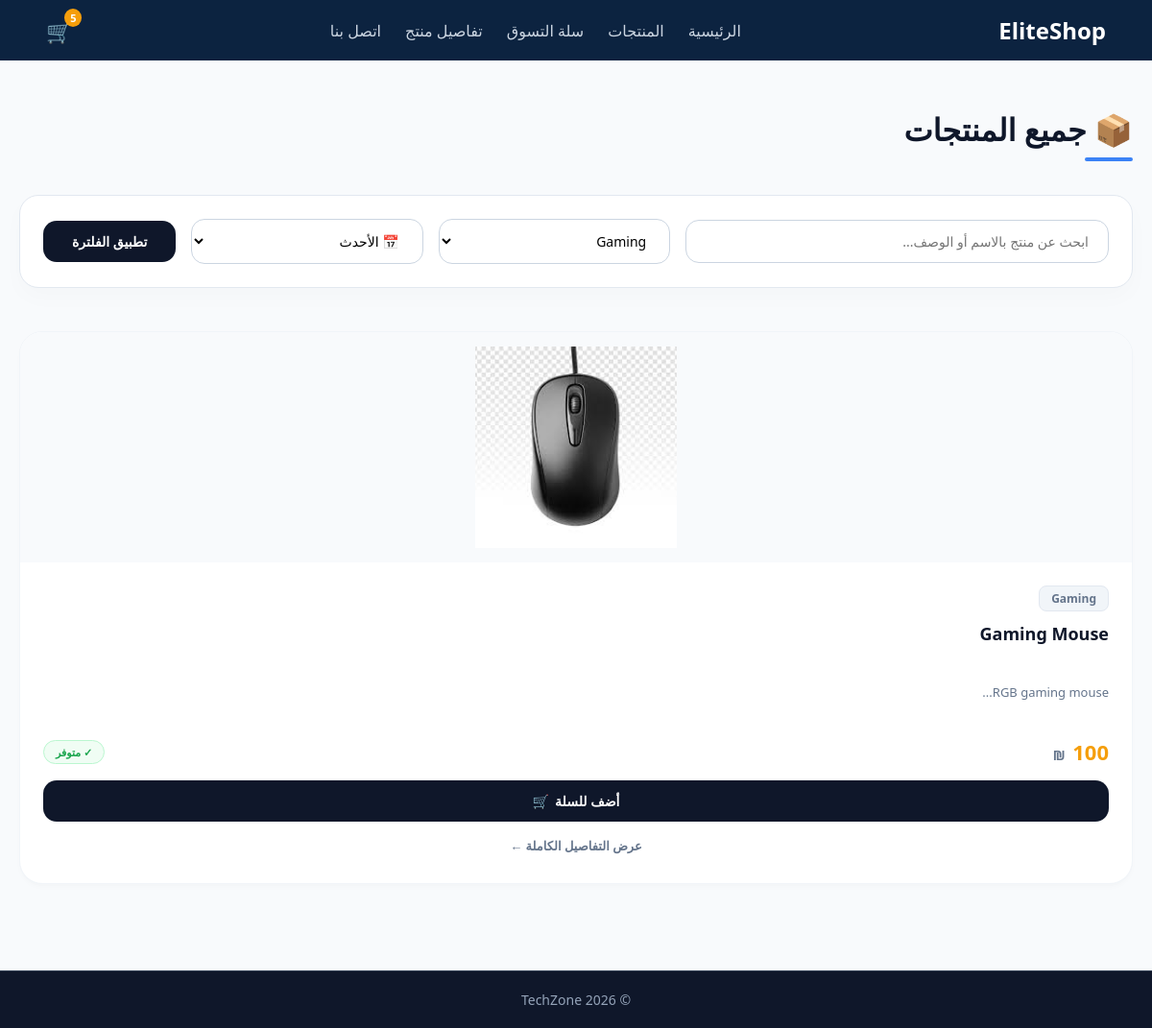
The page /pages/products.php?category=3 (signed in) on the database its author committed.
### tables this page shows
CREATE TABLE `products` (
  `product_id` int NOT NULL,
  `name` varchar(150) NOT NULL,
  `description` text,
  `price` decimal(10,2) NOT NULL,
  `stock_quantity` int DEFAULT '0',
  `image_url` varchar(255) DEFAULT NULL,
  `category_id` int DEFAULT NULL,
  `created_at` timestamp NULL DEFAULT CURRENT_TIMESTAMP
);

CREATE TABLE `categories` (
  `category_id` int NOT NULL,
  `name` varchar(50) NOT NULL,
  `description` text
);

### pages/products.php (the view, shortened to what this page needs)
<?php
require_once __DIR__ . '/../includes/header.php';
require_once __DIR__ . '/../includes/db.php';
$search   = trim($_GET['search']   ?? '');
$catId    = (int)($_GET['category'] ?? 0);
$sort     = $_GET['sort'] ?? 'newest';
$where    = ['1=1'];
$params   = [];
$types    = '';
if ($catId > 0) {
    $where[]  = 'p.category_id = ?';
    $params[] = $catId;
    $types   .= 'i';
}
$orderBy = match ($sort) {
    'price_asc'  => 'p.price ASC',
    'price_desc' => 'p.price DESC',
    default      => 'p.created_at DESC',
};
$sql  = "SELECT p.*, c.name AS category_name
         FROM products p
         LEFT JOIN categories c ON p.category_id = c.category_id
         WHERE " . implode(' AND ', $where) . "
         ORDER BY $orderBy";
$stmt = $conn->prepare($sql);
if (!empty($params)) {
    $stmt->bind_param($types, ...$params);
}
$stmt->execute();
$products = $stmt->get_result();
$categories = $conn->query("SELECT * FROM categories ORDER BY name");
?>
<main class="main-container" style="max-width: 1200px; margin: 0 auto; padding: 50px 20px; font-family: system-ui, -apple-system, sans-serif; direction: rtl; min-height: 80vh;">
    <div style="margin-bottom: 35px; text-align: right;">
        <h1 style="font-size: 32px; color: #0f172a; font-weight: 800; margin-bottom: 8px;">📦 جميع المنتجات</h1>
        <div style="width: 50px; height: 4px; background-color: #3b82f6; border-radius: 2px;"></div>
    </div>
    <form method="GET" class="filters-bar" style="background-color: #ffffff; padding: 24px; border-radius: 20px; box-shadow: 0 10px 25px rgba(0,0,0,0.02); display: flex; flex-wrap: wrap; gap: 16px; align-items: center; margin-bottom: 45px; border: 1px solid #e2e8f0;">
        <input type="text" name="search"
            value="<?= htmlspecialchars($search) ?>"
            placeholder="ابحث عن منتج بالاسم أو الوصف..."
            class="dynamic-input"
            style="flex: 2; min-width: 240px; padding: 12px 20px; border: 1px solid #cbd5e1; border-radius: 14px; font-size: 14px; outline: none; transition: all 0.3s; text-align: right;">
        <select name="category" class="dynamic-select" style="flex: 1; min-width: 160px; padding: 12px 20px; border: 1px solid #cbd5e1; border-radius: 14px; font-size: 14px; outline: none; background-color: #fff; cursor: pointer; text-align: right; transition: all 0.3s;">
            <?php while ($cat = $categories->fetch_assoc()): ?>
                <option value="<?= $cat['category_id'] ?>"
                    <?= $catId == $cat['category_id'] ? 'selected' : '' ?>>
                    <?= htmlspecialchars($cat['name']) ?>
                </option>
            <?php endwhile; ?>
        </select>
        <select name="sort" class="dynamic-select" style="flex: 1; min-width: 160px; padding: 12px 20px; border: 1px solid #cbd5e1; border-radius: 14px; font-size: 14px; outline: none; background-color: #fff; cursor: pointer; text-align: right; transition: all 0.3s;">
            <option value="newest" <?= $sort === 'newest'     ? 'selected' : '' ?>>📅 الأحدث</option>
        </select>
        <button type="submit" class="filter-submit-btn">تطبيق الفلترة</button>
    </form>
    <div class="products-grid" style="display: grid; grid-template-columns: repeat(auto-fit, minmax(280px, 1fr)); gap: 30px; justify-content: center;">
        <?php if ($products->num_rows === 0): ?>
            <div style="grid-column: 1 / -1; text-align: center; padding: 80px 20px; color: #64748b; background: #ffffff; border-radius: 24px; border: 2px dashed #cbd5e1;">
                <p style="font-size: 18px; margin: 0; font-weight: 500;">عذراً، لا توجد منتجات تطابق خيارات البحث الحالية.</p>
            </div>
        <?php else: ?>
            <?php while ($p = $products->fetch_assoc()): ?>
                <div class="custom-product-card">
                    <div class="img-zoom-container">
                        <img src="/php-ecommerce-project/<?= htmlspecialchars($p['image_url'] ?? 'assets/images/products/placeholder.jpg') ?>"
                            alt="<?= htmlspecialchars($p['name']) ?>"
                            onerror="this.src='/php-ecommerce-project/assets/images/products/placeholder.jpg'">
                    </div>
                    <div class="card-body" style="padding: 24px; flex-grow: 1; display: flex; flex-direction: column; justify-content: space-between; gap: 15px;">
                        <div style="width: 100%; text-align: right;">
                            <span class="category-tag" style="display: inline-block; background-color: #f1f5f9; color: #64748b; padding: 4px 12px; border-radius: 8px; font-size: 12px; font-weight: 600; margin-bottom: 10px; border: 1px solid #e2e8f0;"><?= htmlspecialchars($p['category_name'] ?? 'عام') ?></span>
                            <h3 style="font-size: 18px; color: #0f172a; margin: 0 0 10px 0; font-weight: 700; line-height: 1.5; height: 54px; overflow: hidden; display: -webkit-box; -webkit-line-clamp: 2; -webkit-box-orient: vertical;"><?= htmlspecialchars($p['name']) ?></h3>
                            <p class="description" style="font-size: 13px; color: #64748b; margin: 0; line-height: 1.6; height: 42px; overflow: hidden; text-overflow: ellipsis; display: -webkit-box; -webkit-line-clamp: 2; -webkit-box-orient: vertical;"><?= htmlspecialchars(mb_substr($p['description'], 0, 65)) ?>...</p>
                        </div>
                        <div style="width: 100%;">
                            <div style="display: flex; justify-content: space-between; align-items: center; margin-bottom: 15px; flex-wrap: wrap; gap: 10px;">
                                <p class="price" style="color: #f59e0b; font-size: 22px; font-weight: 800; margin: 0; direction: rtl;">
                                    <?= number_format($p['price'], 0) ?> <span style="font-size: 14px; font-weight: 600; color: #64748b; margin-right: 2px;">₪</span>
                                </p>
                                <div>
                                    <?php if ($p['stock_quantity'] > 0): ?>
                                        <span style="display: inline-block; background-color: #f0fdf4; color: #16a34a; padding: 4px 12px; border-radius: 30px; font-size: 11px; font-weight: 700; border: 1px solid #bbf7d0;">✓ متوفر</span>
                                    <?php else: ?>
                                        <span style="display: inline-block; background-color: #fef2f2; color: #dc2626; padding: 4px 12px; border-radius: 30px; font-size: 11px; font-weight: 700; border: 1px solid #fecaca;">✕ غير متوفر</span>
                                    <?php endif; ?>
                                </div>
                            </div>
                            <div class="card-actions" style="width: 100%; display: flex; flex-direction: column; gap: 10px; align-items: center;">
                                <?php if ($p['stock_quantity'] > 0): ?>
                                    <form action="/php-ecommerce-project/api/add-to-cart.php" method="POST" style="width: 100%;">
                                        <button type="submit" class="action-btn-main">
                                            <span>أضف للسلة</span>
                                            <span>🛒</span>
                                        </button>
                                    </form>
                                <?php else: ?>
                                    <button type="button" disabled style="width: 100%; background-color: #f1f5f9; color: #94a3b8; border: 1px dashed #cbd5e1; padding: 12px 20px; border-radius: 14px; font-weight: bold; cursor: not-allowed; font-size: 14px;">نفذت الكمية 🚫</button>
                                <?php endif; ?>
                                <a href="/php-ecommerce-project/pages/product-detail.php?id=<?= $p['product_id'] ?>"
                                    class="btn-outline"
                                    style="color: #64748b; text-decoration: none; font-size: 13px; font-weight: 600; transition: color 0.2s; padding: 6px 0; display: inline-block; width: 100%; text-align: center;"
                                    onmouseover="this.style.color='#3b82f6'"
                                    onmouseout="this.style.color='#64748b'">عرض التفاصيل الكاملة ←</a>
                            </div>
                        </div>
                    </div>
                </div>
            <?php endwhile; ?>
        <?php endif; ?>
    </div>
</main>
<?php require_once __DIR__ . '/../includes/footer.php'; ?>

### assets/css/style.css (style rules this page uses)
:root { --primary-color: #0f172a; --accent-color: #f59e0b; --text-color: #334155; --light-bg: #f8fafc; --white: #ffffff; }
* { margin: 0; padding: 0; box-sizing: border-box; font-family: 'Segoe UI', Tahoma, Geneva, Verdana, sans-serif; }
body { background-color: var(--light-bg); color: var(--text-color); direction: rtl; text-align: right; position: relative; min-height: 100vh; margin: 0; }

### pages/products.php (style rules this page uses)
.custom-product-card { background: #ffffff; border-radius: 24px; box-shadow: 0 4px 6px -1px rgba(0,0,0,0.02), 0 2px 4px -1px rgba(0,0,0,0.01); overflow: hidden; display: flex; flex-direction: column; transition: all 0.4s cubic-bezier(0.4, 0, 0.2, 1); border: 1px solid #f1f5f9; }
.img-zoom-container { width: 100%; height: 240px; overflow: hidden; background-color: #f8fafc; position: relative; }
.img-zoom-container img { width: 100%; height: 100%; object-fit: contain; padding: 15px; transition: transform 0.6s cubic-bezier(0.4, 0, 0.2, 1); }
.action-btn-main { width: 100%; background-color: #0f172a; color: #ffffff; border: none; padding: 12px 20px; border-radius: 14px; font-weight: 600; cursor: pointer; font-size: 14px; transition: all 0.3s ease; display: flex; align-items: center; justify-content: center; gap: 6px; }
.filter-submit-btn { background-color: #0f172a; color: white; border: none; padding: 12px 30px; border-radius: 14px; font-weight: 600; cursor: pointer; font-size: 14px; transition: all 0.3s ease; }

### rows shown on the page
products: image_url (picture), category.name "Gaming", name "Gaming Mouse", description "RGB gaming mouse", stock_quantity "✓ متوفر"

### other values the page prints
$cartCount "5"
form field category "Gaming"
